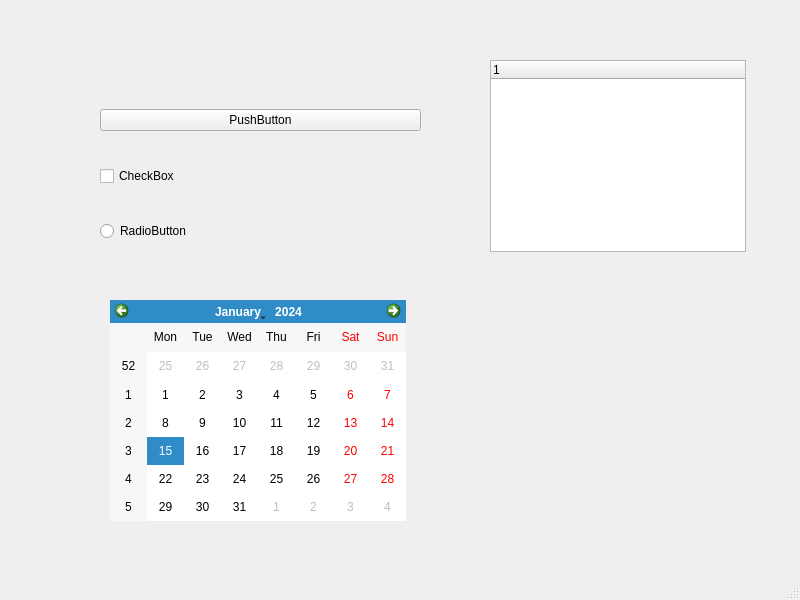
<?xml version="1.0" encoding="UTF-8"?>
<ui version="4.0">
 <class>MainWindow</class>
 <widget class="QMainWindow" name="MainWindow">
  <property name="geometry">
   <rect>
    <x>0</x>
    <y>0</y>
    <width>800</width>
    <height>600</height>
   </rect>
  </property>
  <property name="windowTitle">
   <string>MainWindow</string>
  </property>
  <widget class="QWidget" name="centralwidget">
   <widget class="QTreeWidget" name="treeWidget">
    <property name="geometry">
     <rect>
      <x>490</x>
      <y>60</y>
      <width>256</width>
      <height>192</height>
     </rect>
    </property>
    <column>
     <property name="text">
      <string notr="true">1</string>
     </property>
    </column>
   </widget>
   <widget class="QCalendarWidget" name="calendarWidget">
    <property name="geometry">
     <rect>
      <x>110</x>
      <y>300</y>
      <width>296</width>
      <height>221</height>
     </rect>
    </property>
   </widget>
   <widget class="QWidget" name="">
    <property name="geometry">
     <rect>
      <x>100</x>
      <y>80</y>
      <width>321</width>
      <height>191</height>
     </rect>
    </property>
    <layout class="QVBoxLayout" name="verticalLayout">
     <item>
      <widget class="QPushButton" name="pushButton">
       <property name="text">
        <string>PushButton</string>
       </property>
      </widget>
     </item>
     <item>
      <widget class="QCheckBox" name="checkBox">
       <property name="text">
        <string>CheckBox</string>
       </property>
      </widget>
     </item>
     <item>
      <widget class="QRadioButton" name="radioButton">
       <property name="text">
        <string>RadioButton</string>
       </property>
      </widget>
     </item>
    </layout>
   </widget>
  </widget>
  <widget class="QMenuBar" name="menubar">
   <property name="geometry">
    <rect>
     <x>0</x>
     <y>0</y>
     <width>800</width>
     <height>26</height>
    </rect>
   </property>
  </widget>
  <widget class="QStatusBar" name="statusbar"/>
 </widget>
 <resources/>
 <connections/>
</ui>
